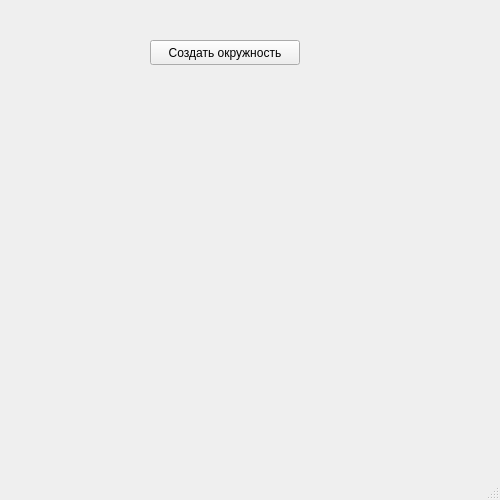
<?xml version="1.0" encoding="UTF-8"?>
<ui version="4.0">
 <class>MainWindow</class>
 <widget class="QMainWindow" name="MainWindow">
  <property name="geometry">
   <rect>
    <x>0</x>
    <y>0</y>
    <width>500</width>
    <height>500</height>
   </rect>
  </property>
  <property name="windowTitle">
   <string>MainWindow</string>
  </property>
  <widget class="QWidget" name="centralwidget">
   <widget class="QPushButton" name="pushButton">
    <property name="geometry">
     <rect>
      <x>150</x>
      <y>40</y>
      <width>150</width>
      <height>25</height>
     </rect>
    </property>
    <property name="text">
     <string>Создать окружность</string>
    </property>
   </widget>
  </widget>
  <widget class="QMenuBar" name="menubar">
   <property name="geometry">
    <rect>
     <x>0</x>
     <y>0</y>
     <width>500</width>
     <height>21</height>
    </rect>
   </property>
  </widget>
  <widget class="QStatusBar" name="statusbar"/>
 </widget>
 <resources/>
 <connections/>
</ui>
